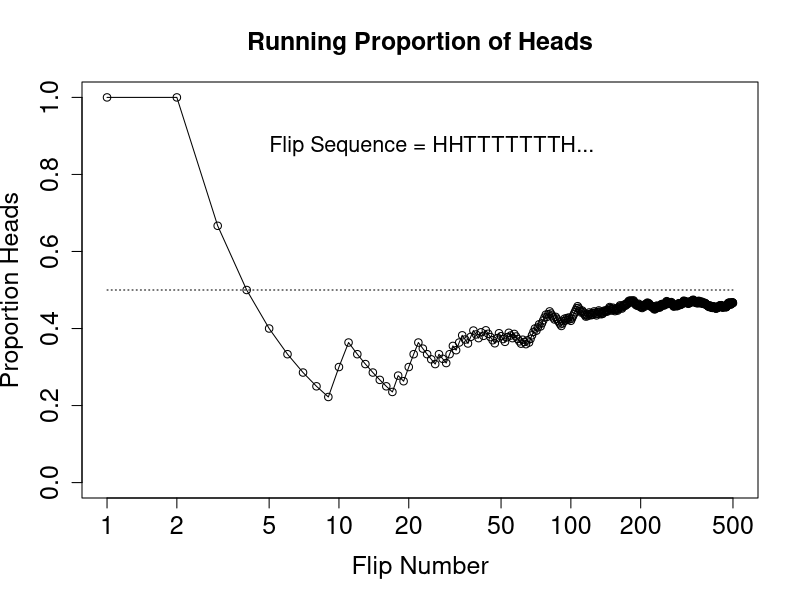

Source code (R):
# Goal: Toss a coin N times and compute the running proportion of heads.
N = 500	# Specify the total number of flips, denoted N.
# Generate a random sample of N flips for a fair coin (heads=1, tails=0);
# the function "sample" is part of R:
#set.seed(47405) # Uncomment to set the "seed" for the random number generator.
flipsequence = sample( x=c(0,1) , prob=c(.5,.5) , size=N , replace=TRUE )
# Compute the running proportion of heads:
r = cumsum( flipsequence ) # The function "cumsum" is built in to R.
n = 1:N                    # n is a vector.
runprop = r / n            # component by component division.
# Graph the running proportion:
# To learn about the parameters of the plot function,
# type help('par') at the R command prompt.
# Note that "c" is a function in R.
plot( n , runprop , type="o" , log="x" ,
	  xlim=c(1,N) , ylim=c(0.0,1.0) , cex.axis=1.5 ,
	  xlab="Flip Number" , ylab="Proportion Heads" , cex.lab=1.5 ,
	  main="Running Proportion of Heads" , cex.main=1.5 )
# Plot a dotted horizontal line at y=.5, just as a reference line:
lines( c(1,N) , c(.5,.5) , lty=3 )
# Display the beginning of the flip sequence. These string and character
# manipulations may seem mysterious, but you can de-mystify by unpacking
# the commands starting with the innermost parentheses or brackets and
# moving to the outermost.
flipletters = paste( c("T","H")[ flipsequence[ 1:10 ] + 1 ] , collapse="" )
displaystring = paste( "Flip Sequence = " , flipletters , "..." , sep="" )
text( 5 , .9 , displaystring , adj=c(0,1) , cex=1.3 )


##################################################
#
# TODO: "End Proportion = " + frequency, 1.3 magnification, at y=.3
# Display the relative frequency at the end of the sequence.
